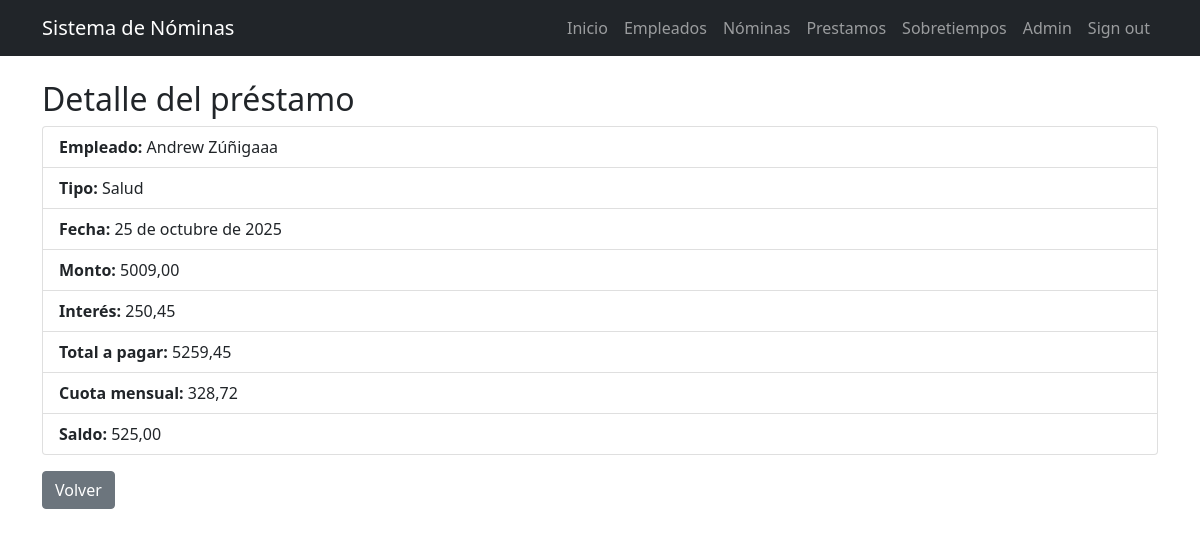
The app's page /prestamos/3/ (signed in) with its own data.
### prestamo/models.py (models this page shows, shortened)
class Prestamo(models.Model):
    empleado = models.ForeignKey(Empleado, on_delete=models.CASCADE)
    tipo_prestamo = models.ForeignKey(TipoPrestamo, on_delete=models.CASCADE)
    fecha_prestamo = models.DateField()
    monto = models.DecimalField(max_digits=10, decimal_places=2)
    interes = models.DecimalField(max_digits=10, decimal_places=2)
    monto_pagar = models.DecimalField(max_digits=10, decimal_places=2)
    numero_cuotas = models.PositiveIntegerField(default=1)
    cuota_mensual = models.DecimalField(max_digits=10, decimal_places=2, editable=False)
    saldo = models.DecimalField(max_digits=10, decimal_places=2, editable=False)

class TipoPrestamo(models.Model):
    descripcion = models.CharField(max_length=100)
    tasa = models.IntegerField(default=0)

### nomina/models.py (models this page shows, shortened)
class Empleado(models.Model):
    cedula = models.CharField(
        max_length=10,
        unique=True,
        validators=[
            RegexValidator(
                regex=r'^\d{10}$',
                message='La cédula debe tener exactamente 10 dígitos numéricos.'
            )
        ],
        help_text='Cédula ecuatoriana de 10 dígitos'
    )
    nombre = models.CharField(max_length=100)
    sueldo = models.DecimalField(max_digits=10, decimal_places=2,validators=[MinValueValidator(0, 'El sueldo no puede ser negativo.')])
    departamento = models.CharField(max_length=100)
    cargo = models.CharField(max_length=100)

### prestamo/views.py (the view)
# urls.py: path('<int:pk>/', PrestamoDetailView.as_view(), name='prestamo_detail'),
class PrestamoDetailView(LoginRequiredMixin, DetailView):
    model = Prestamo
    template_name = 'prestamos/prestamo_detail.html'
    context_object_name = 'prestamo'

### prestamo/templates/prestamos/prestamo_detail.html (shortened to what this page needs)
{% extends 'nomina/base.html' %}
{% block content %}
<h2>Detalle del préstamo</h2>
<ul class="list-group">
  <li class="list-group-item"><strong>Empleado:</strong> {{ prestamo.empleado.nombre }}</li>
  <li class="list-group-item"><strong>Tipo:</strong> {{ prestamo.tipo_prestamo.descripcion }}</li>
  <li class="list-group-item"><strong>Fecha:</strong> {{ prestamo.fecha_prestamo }}</li>
  <li class="list-group-item"><strong>Monto:</strong> {{ prestamo.monto }}</li>
  <li class="list-group-item"><strong>Interés:</strong> {{ prestamo.interes }}</li>
  <li class="list-group-item"><strong>Total a pagar:</strong> {{ prestamo.monto_pagar }}</li>
  <li class="list-group-item"><strong>Cuota mensual:</strong> {{ prestamo.cuota_mensual }}</li>
  <li class="list-group-item"><strong>Saldo:</strong> {{ prestamo.saldo }}</li>
</ul>
<a href="{% url 'prestamos:prestamo_list' %}" class="btn btn-secondary mt-3">Volver</a>
{% endblock %}

### records on screen
Prestamo: empleado.nombre "Andrew Zúñigaaa", tipo_prestamo.descripcion "Salud", fecha_prestamo "25 de octubre de 2025", monto "5009,00", interes "250,45", monto_pagar "5259,45", cuota_mensual "328,72", saldo "525,00"
